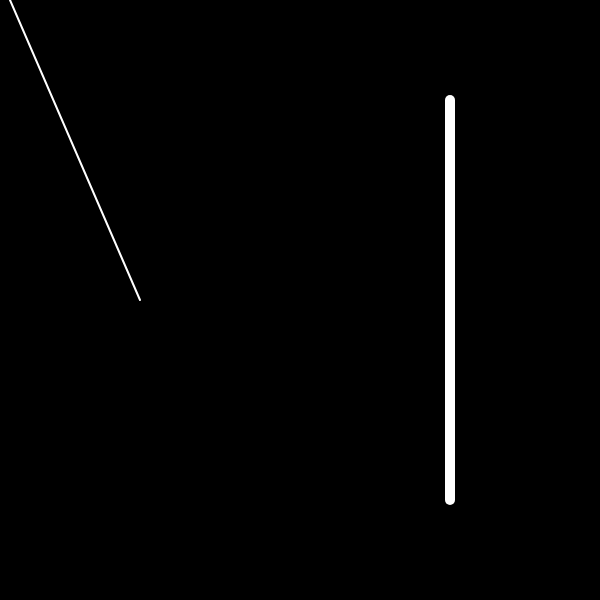
Frame 1 (no input)
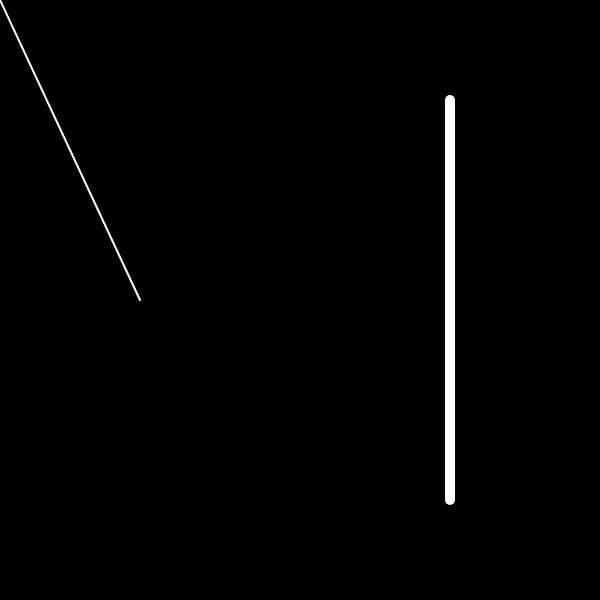
Frame 60 (no input)
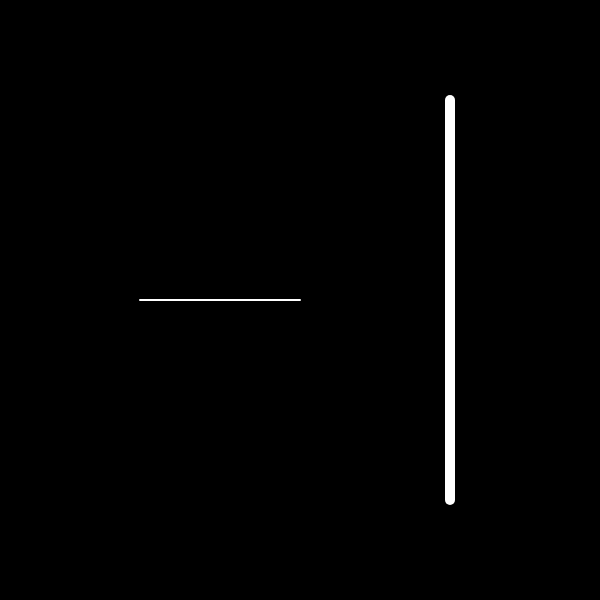
Frame 120 (the mouse pressed at the canvas centre since frame 60)

The p5.js sketch that drew these frames (run headless with seeded random() and noise() and a simulated clock; from frame 60 on, the mouse is pressed at the canvas centre):

// p5.js sketch
// ── sketch.js
// For drawing the visuals
function drawWall(wall, weight = 1, color = 255){
    push()
    strokeWeight(weight)
    stroke(color)
    line(wall.VectorA.x, wall.VectorA.y, wall.VectorB.x, wall.VectorB.y)
    pop()
}

function drawLightSource(){
    // circle(mouseX, mouseY, 10)
    circle(140, 300, 10)    
}

function castRay(ray, weight = 1, color = 255){
    stroke(color)
    strokeWeight(weight)
    push()
    line(ray.origin.x, ray.origin.y, ray.direction.x, ray.direction.y)
    pop()
}

// Setup
let wall;
let ray;

function setup(){
    // Preparing canvas
    createCanvas(600, 600);

    // Static objects
    wall = Wall(Vector(450, 100), Vector(450, 500))
    
    // Dynamic objects
    ray = Ray(Vector(140, 300), Vector(10, 0))
}

function draw(){
    // Setting background
    background(0);
    
    // Drawing objects
    drawWall(wall, 10, 255)
    castRay(ray, 2, 255)
    ray.direction = Vector(mouseX, mouseY)

}
// ── light.js
// Logic for light sources

// Calculate the end point of a ray, based on its origin and direction and all objects in the scene
function findRayEndPoint(ray, objects){
    // Trace ray
    // Return first point of collision

}

// Creates a light source and the rays it emits. Each ray has an origin, a direction and an end point.
function  createLight(origin, definition = 2){
    // Make directional vectors from point of origin, in 360 degrees (?)
    let rays = []
    for (let a = 0; a < 360; a += definition){
        const direction = VectorFromAngle(a)
        const newRay = Ray(origin, direction)
        rays.push(newRay)
    }
    return Light(origin, rays)
}
// ── ray_logic.js
function intersect(object, ray){
    
}
// ── types.js
const Vector = ( x, y ) => {
  return { x : x, y : y}
}

const Wall = ( vectorA, vectorB ) => {
    return { VectorA : vectorA, VectorB : vectorB }
}

const Ray = (origin, direction) => {
  return { origin : origin,  direction : direction}
}
